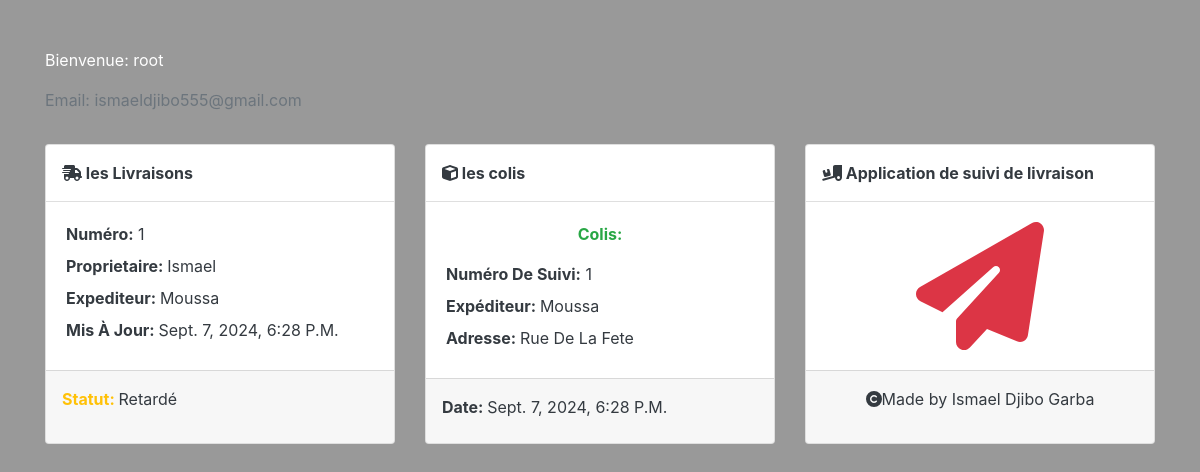
Page /utilisateurs/index/ (signed in) on the committed database.
### app_utilisateur/models.py (models this page shows, shortened)
class Utilisateur(models.Model):
    date_creation = models.DateTimeField(auto_now_add=True)
    email=models.EmailField()
    mot_de_passe=models.CharField(max_length=50)
    username=models.CharField(max_length=50)

### Livraison/models.py (models this page shows, shortened)
class Livraison(models.Model):
    colis = models.OneToOneField(Colis, on_delete=models.CASCADE)
    statut = models.CharField(max_length=20, choices=StatutLivraison.choices, default=StatutLivraison.EN_TRANSIT)
    date_derniere_mise_a_jour = models.DateTimeField(auto_now=True)
    proprietaire=models.ForeignKey(Utilisateur, on_delete=models.CASCADE)

### colis/models.py (models this page shows, shortened)
class Colis(models.Model):
    numero_suivi = models.CharField(max_length=100, unique=True)
    expediteur = models.CharField(max_length=100)
    destinataire = models.ForeignKey(Utilisateur, on_delete=models.CASCADE)
    adresse = models.TextField()
    date_creation = models.DateTimeField(auto_now_add=True)
    date_mise_a_jour = models.DateTimeField(auto_now=True)

### app_utilisateur/views.py (the view)
# urls.py: path('index/', views.index, name='index'),
def index(request):
    username = request.session.get('username')
    email = request.session.get('email')
    user = get_object_or_404(Utilisateur, email=email)
    colis = Colis.objects.filter(destinataire=user)
    livraisons = Livraison.objects.filter(proprietaire=user)
    return render(request, "app_utilisateur/index.html", {
        'username': username,
        "email": email,
        "user": user,
        'colis': colis,
        'livraisons': livraisons
    })

### app_utilisateur/templates/app_utilisateur/index.html (shortened to what this page needs)
{% load static %}
<!DOCTYPE html>
<html lang="en">
<head>
    <link rel="stylesheet" href="{% static 'app_utilisateur/css/bootstrap.min.css'%}">
    <link rel="stylesheet" href="{% static 'app_utilisateur/css/styles.css'%}">
    <link rel="stylesheet" href="{% static 'app_utilisateur/css/all.min.css'%}">
</head>
<body">
    <div class="container my-5">
        <p class="text-bold"></span>Bienvenue: {{ username}}</p>
        <p class="text-secondary text-white">Email: {{ email }}</p>
        <div class="row text-dark">
            <div class="col-md-4">
                {% for livraison in livraisons %}
                <div class="card my-3">
                    <div class="card-header p-3 pt-2 bg-transparent">
                        <div style="font-weight: bold;">
                            <span class="fas fa-truck-fast text-dark"></span>
                            les Livraisons
                        </div>
                    </div>
                    <div class="card-body">
                        <p class="text-dark mb-0 text-capitalize mb-2">
                            <span class="text-bold" style="font-weight: bold;">Numéro:</span>
                            {{ livraison.id}}
                        </p>
                        <p class="text-dark mb-0 text-capitalize mb-2">
                            <span class="text-bold" style="font-weight: bold;">proprietaire: </span>
                            {{ livraison.colis.destinataire.username }}
                        </p>
                        <p class="text-dark mb-0 text-capitalize mb-2"><span class="text-bold"
                                style="font-weight: bold;">Expediteur: </span>{{ livraison.colis.expediteur }}</p>
                        <p class="text-dark mb-0 text-capitalize mb-2"><span class="text-bold"
                                style="font-weight: bold;">mis à jour: </span> {{livraison.colis.date_creation }}
                        </p>
                    </div>
                    <div class="card-footer p-3">
                        <p><span class="text-bold text-warning" style="font-weight: bold;">Statut: </span>
                            {% if livraison.statut == "in_transit" %}
                            En Transit
                            {% elif livraison.statut == "delivered" %}
                            Livré
                            {% else %}
                            Retardé
                            {% endif %}
                        </p>
                    </div>
                </div>
            </div>
            {% endfor %}
            <div class="col-md-4">
                {% for coli in colis %}
                <div class="card my-3">
                    <div class="card-header p-3 pt-2 bg-transparent">
                        <div style="font-weight: bold;">
                            <span class="fas fa-cube text-dark"></span>
                            les colis
                        </div>
                    </div>
                    <div class="card-body">
                        <p class="text-center text-success" style="font-weight: bold; font-style: normal;">Colis:</p>
                        <p class="text-dark mb-0 text-capitalize mb-2"><span class="text-bold"
                                style="font-weight: bold; font-style: normal;">Numéro de suivi:</span> {{coli.numero_suivi}}</p>
                        <p class="text-dark mb-0 text-capitalize mb-2"><span class="text-bold"
                                style="font-weight: bold;">Expéditeur: </span> {{ coli.expediteur }}
                        </p>
                        <p class="text-dark mb-0 text-capitalize mb-2"><span class="text-bold"
                                style="font-weight: bold;">adresse: </span>{{ coli.adresse }}</p>
                    </div>
                    <div class="card-footer p-3">
                        <p class="text-dark mb-0 text-capitalize mb-2"><span class="text-bold"
                                style="font-weight: bold;">Date: </span> {{ coli.date_creation }}
                        </p>
                    </div>
                </div>
            </div>
            {% endfor %}
            <div class="col-md-4">
                <div class="card my-3">
                    <div class="card-header p-3 pt-2 bg-transparent">
                        <div style="font-weight: bold;">
                            <span class="fas fa-truck-ramp-box">
                            </span>
                            Application de suivi de livraison
                        </div>
                    </div>
                    <div class="card-body text-center">
                        <span class="fas fa-paper-plane text-danger" style="font-size: 128px;"></span>
                    </div>
                    <div class="card-footer p-3 text-center text-sm ">
                        <p><span class=" fas fa-copyright"></span>Made by Ismael Djibo Garba</p>
                    </div>
                </div>
            </div>
        </div>
    </div>
    </body>
</html>

### rows in the picture
Utilisateur: email "ismaeldjibo555@gmail.com"
Livraison: id "1", colis.destinataire.username "Ismael", colis.expediteur "Moussa", colis.date_creation "Sept. 7, 2024, 6:28 P.m.", statut "Retardé"
Colis: numero_suivi "1", expediteur "Moussa", adresse "Rue De La Fete", date_creation "Sept. 7, 2024, 6:28 P.m."

### other values in the picture
{{ username }} "root"
